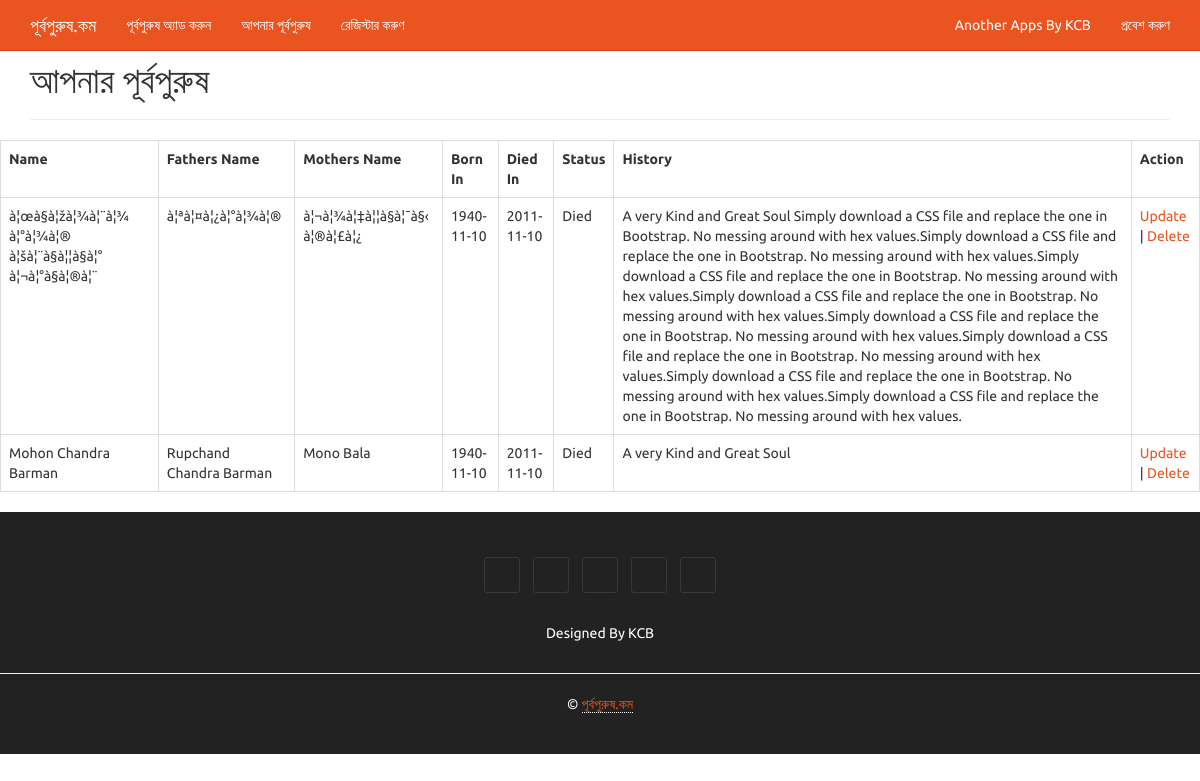
Screenshot of /view.php (signed in) with the database file from the repository.
### tables this page shows
CREATE TABLE `purbopuruses` (
  `id` int(11) NOT NULL,
  `purbopurus_name` varchar(122) NOT NULL,
  `fathers_name` varchar(122) NOT NULL,
  `mothers_name` varchar(122) NOT NULL,
  `born_in` date DEFAULT NULL,
  `died_in` date DEFAULT NULL,
  `status` varchar(20) NOT NULL,
  `history` text,
  `login_id` int(11) NOT NULL
);

### view.php (the view, shortened to what this page needs)
<?php include "header.php"; ?>
<?php
include_once("connection.php");
$result = mysqli_query($mysqli, "SELECT * FROM purbopuruses WHERE login_id=".$_SESSION['id']." ORDER BY id DESC");
?>
<?php include "header.php"; ?>
    <div class="container">
      <div class="page-header" id="banner">
        <div class="row">
          <div class="col-lg-8 col-md-7 col-sm-6">
            <h1>আপনার পূর্বপুরুষ</h1>
          </div>
        </div>
      </div>
  </div>
	<table class='table table-bordered table-hover'>
		<tr>
			<th class='width-12-pct'>Name </th>
			<th class='width-12-pct'>Fathers Name</th>
			<th class='width-12-pct'>Mothers Name</th>
			<th class='width-10-pct'>Born In</th>
			<th class='width-10-pct'>Died In</th>
			<th class='width-8-pct'>Status</th>
			<th class='width-20-pct'>History</th>
			<th class='width-16-pct'>Action</th>
		</tr>
		<?php
		while($res = mysqli_fetch_array($result)) {
			echo "<tr>";
			echo "<td>".$res['purbopurus_name']."</td>";
			echo "<td>".$res['fathers_name']."</td>";
			echo "<td>".$res['mothers_name']."</td>";
			echo "<td>".$res['born_in']."</td>";
			echo "<td>".$res['died_in']."</td>";
			echo "<td>".$res['status']."</td>";
			echo "<td>".$res['history']."</td>";
			echo "<td><a href=\"edit.php?id=$res[id]\">Update</a> | <a href=\"delete.php?id=$res[id]\" onClick=\"return confirm('Are you sure you want to delete?')\">Delete</a></td>";
				echo "</tr>";
		}
		?>
	</table>
<?php include "footer.php"; ?>

### header.php (shortened to what this page needs)
<!DOCTYPE html>
<html lang="en">
  <head>
    <link rel="stylesheet" href="assects/bootstrap.css" media="screen">
    <link rel="stylesheet" href="assects/styles.css">
  </head>
  <body>
    <div class="navbar navbar-default navbar-fixed-top">
      <div class="container">
        <div class="navbar-header">
          <a href="index.php" class="navbar-brand">পূর্বপুরুষ.কম</a>
        </div>
        <div class="navbar-collapse collapse" id="navbar-main">
          <ul class="nav navbar-nav">
            <li>
              <a href="add.php">পূর্বপুরুষ অ্যাড করুন</a>
            </li>
            <li>
              <a href="view.php">আপনার পূর্বপুরুষ</a>
            </li>
            <li>
              <a href="register.php">রেজিস্টার করুণ</a>
            </li>
          </ul>
          <ul class="nav navbar-nav navbar-right">
            <li><a href="http://kcbcsebru.github.io" target="_blank">Another Apps By KCB </a></li>
            <li>
              <a href="login.php">প্রবেশ করুণ </a>
            </li>
          </ul>
        </div>
      </div>
    </div>

### footer.php (shortened to what this page needs)
    <footer id="footer">
        <div class="container">
                    <ul class="social-links">
                        <li><a href="https://www.facebook.com/brukazal" class="wow fadeInUp"><i class="fa fa-facebook"></i></a></li>
                        <li><a href="https://www.twitter.com/Kcbkazal" class="wow fadeInUp" data-wow-delay=".1s"><i class="fa fa-twitter"></i></a></li>
                        <li><a href="https://plus.google.com/u/0/+kazalchandrabarman" class="wow fadeInUp" data-wow-delay=".2s"><i class="fa fa-google-plus"></i></a></li>
                        <li><a href="https://www.pinterest.com/kazalbrur" class="wow fadeInUp" data-wow-delay=".4s"><i class="fa fa-pinterest"></i></a></li>
                        <li><a href="https://github.com/kazalbrur" class="wow fadeInUp" data-wow-delay=".5s"><i class="fa fa-envelope"></i></a></li>
                    </ul>
                    <p class="heart">
                      <span class="fa fa-heart fa-2x animated pulse"></span>  Designed By KCB
                    </p>
        </div>
<hr>
        <div class="container">
                    <p class="copyright">
                        © <a href="https://epolytechnic.com">পূর্বপুরুষ.কম
        </div>
    </footer>
  </body>
</html>

### assects/styles.css (style rules this page uses)
#footer { background: #222; text-align: center; padding: 40px 0; color: #FFF; }
.copyright { margin: 0; }
.copyright a { border-bottom: 1px dotted #fff; }
.social-links { list-style: none; padding: 0; margin: 0 0 20px; }
.social-links li { display: inline-block; margin: 5px; }
.social-links a { width: 36px; height: 36px; display: block; line-height: 35px; text-align: center; border: 1px solid rgba(255, 255, 255, .1); -webkit-border-radius: 3px; -moz-border-radius: 3px; border-radius: 3px; font-size: 14px; color: rgba(255, 255, 255, .2); }

### rows the page displays
purbopuruses: purbopurus_name "à¦œà§à¦žà¦¾à¦¨à¦¾ à¦°à¦¾à¦® à¦šà¦¨à§à¦¦à§à¦° à¦¬à¦°à§à¦®à¦¨", fathers_name "à¦ªà¦¤à¦¿à¦°à¦¾à¦®", mothers_name "à¦¬à¦¾à¦‡à¦¦à§à¦¯à§‹ à¦®à¦£à¦¿", born_in "1940-11-10", died_in "2011-11-10", status "Died", history "A very Kind and Great Soul Simply download a CSS file and replace the one in Bootstrap. No messing around with hex values.Simply download a CSS file and replace the one in Bootstrap. No messing around with hex values.Simply download a CSS file and replace the one in Bootstrap. No messing around with hex values.Simply download a CSS file and replace the one in Bootstrap. No messing around with hex values.Simply download a CSS file and replace the one in Bootstrap. No messing around with hex values.Simply download a CSS file and replace the one in Bootstrap. No messing around with hex values.Simply download a CSS file and replace the one in Bootstrap. No messing around with hex values.Simply…"
purbopuruses: purbopurus_name "Mohon Chandra Barman", fathers_name "Rupchand Chandra Barman", mothers_name "Mono Bala", born_in "1940-11-10", died_in "2011-11-10", status "Died", history "A very Kind and Great Soul"
